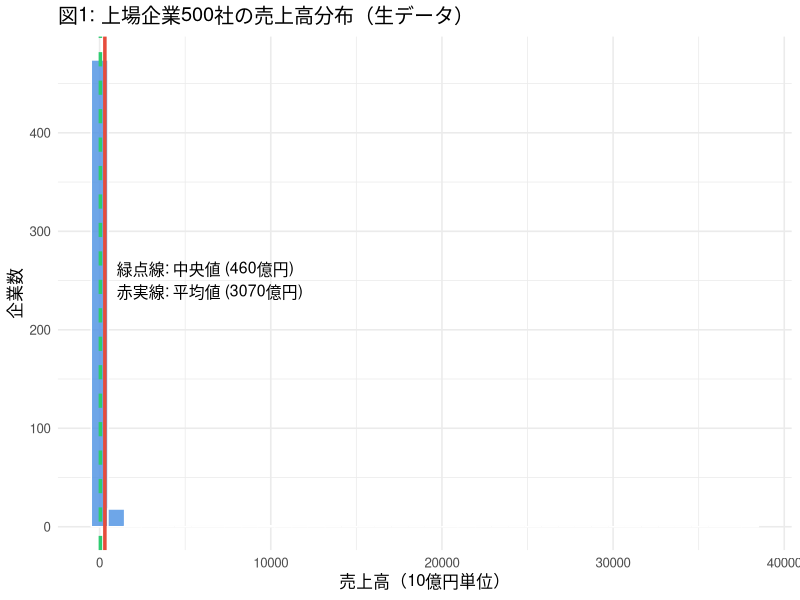
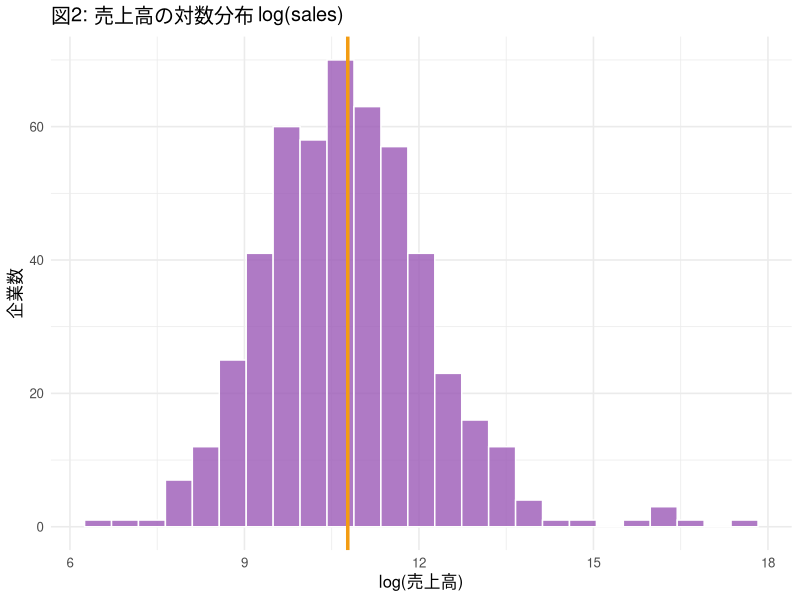
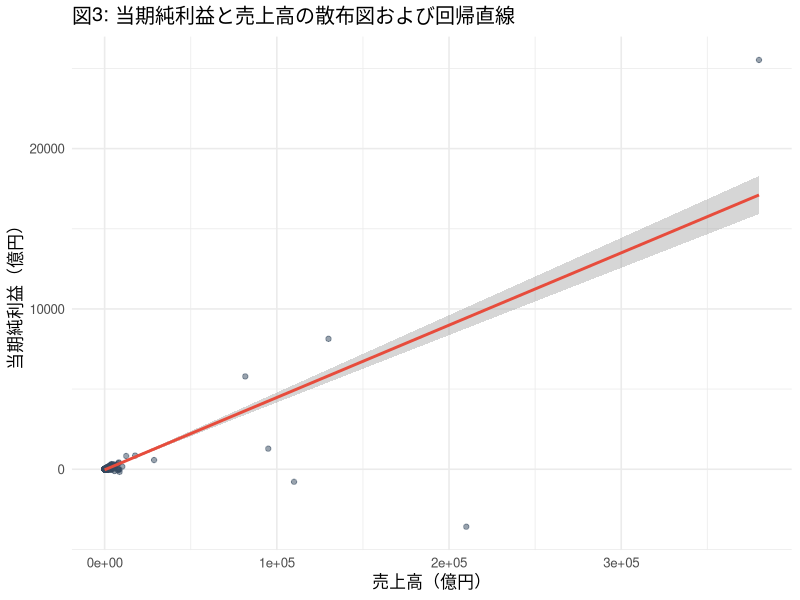
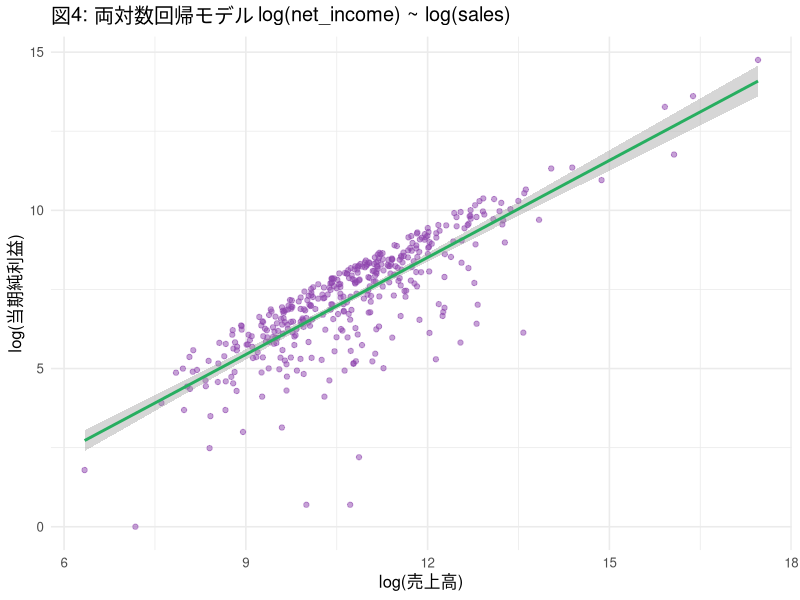

Recreate these plots in R, in order.
## ---- chunk 1
# 必要なライブラリの読み込み
library(tidyverse)
library(scales)

# 日本語フォントの設定（Mac/Windows対応）
if (.Platform$OS.type == "windows") {
  theme_set(theme_minimal(base_family = "Meiryo", base_size = 12))
} else {
  theme_set(theme_minimal(base_size = 12))
}

# データの読み込み
df <- read_csv("../data/03_sales_data.csv")

# データの構造確認
glimpse(df)
## ---- chunk 2
# 記述統計量の計算
mean_s   <- mean(df$sales)
median_s <- median(df$sales)
ratio_s  <- mean_s / median_s

cat("平均値   :", comma(round(mean_s)), "百万円 (約", round(mean_s / 10000), "00億円)\n")
cat("中央値   :", comma(round(median_s)), "百万円 (約", round(median_s / 10000), "00億円)\n")
cat("倍率     :", round(ratio_s, 2), "倍\n")
cat("標準偏差 :", comma(round(sd(df$sales))), "百万円\n")
cat("IQR      :", comma(round(IQR(df$sales))), "百万円\n")

# 五数要約
summary(df$sales)
## ---- chunk 3
under_mean_pct <- mean(df$sales < mean_s) * 100
cat("平均値未満の企業割合:", round(under_mean_pct, 1), "%\n")
## ---- chunk 4
# 生データのヒストグラム
ggplot(df, aes(x = sales / 1000)) + # 単位：10億円
  geom_histogram(bins = 40, fill = "#4A90E2", color = "white", alpha = 0.8) +
  geom_vline(xintercept = median_s / 1000, color = "#2ECC71", linewidth = 1.2, linetype = "dashed") +
  geom_vline(xintercept = mean_s / 1000, color = "#E74C3C", linewidth = 1.2) +
  annotate("text", x = 1000, y = 250, 
           label = paste0("緑点線: 中央値 (", comma(round(median_s/1000)), "0億円)\n赤実線: 平均値 (", comma(round(mean_s/1000)), "0億円)"),
           hjust = 0, size = 4) +
  labs(title = "図1: 上場企業500社の売上高分布（生データ）",
       x = "売上高（10億円単位）", y = "企業数")
## ---- chunk 5
# 対数変換後のヒストグラム
ggplot(df, aes(x = log(sales))) +
  geom_histogram(bins = 25, fill = "#9B59B6", color = "white", alpha = 0.8) +
  geom_vline(xintercept = mean(log(df$sales)), color = "#F39C12", linewidth = 1.2) +
  labs(title = "図2: 売上高の対数分布 log(sales)",
       x = "log(売上高)", y = "企業数")
## ---- chunk 6
model1 <- lm(net_income ~ sales, data = df)
summary(model1)
## ---- chunk 7
# 散布図と回帰直線
ggplot(df, aes(x = sales / 100, y = net_income / 100)) + # 単位：億円
  geom_point(color = "#34495E", alpha = 0.5) +
  geom_smooth(method = "lm", color = "#E74C3C", se = TRUE) +
  labs(title = "図3: 当期純利益と売上高の散布図および回帰直線",
       x = "売上高（億円）", y = "当期純利益（億円）")
## ---- chunk 8
# 上位5社を除外した495社
df_no_top5 <- df %>%
  arrange(desc(sales)) %>%
  slice(6:n())

model_no_top5 <- lm(net_income ~ sales, data = df_no_top5)
summary(model_no_top5)
## ---- chunk 9
df_pos <- df %>% filter(net_income > 0 & sales > 0)
model_log <- lm(log(net_income) ~ log(sales), data = df_pos)
summary(model_log)
## ---- chunk 10
# 対数回帰直線の描画
ggplot(df_pos, aes(x = log(sales), y = log(net_income))) +
  geom_point(color = "#8E44AD", alpha = 0.5) +
  geom_smooth(method = "lm", color = "#27AE60") +
  labs(title = "図4: 両対数回帰モデル log(net_income) ~ log(sales)",
       x = "log(売上高)", y = "log(当期純利益)")
## ---- chunk 11
# ここにコードを入力して実行してください
mean_ta   <- mean(df$total_assets)
median_ta <- median(df$total_assets)

cat("総資産の平均値 :", comma(round(mean_ta)), "百万円\n")
cat("総資産の中央値 :", comma(round(median_ta)), "百万円\n")
cat("倍率           :", round(mean_ta / median_ta, 2), "倍\n")
## ---- chunk 12
# ここにコードを入力して実行してください
model_asset <- lm(sales ~ total_assets, data = df)
summary(model_asset)
